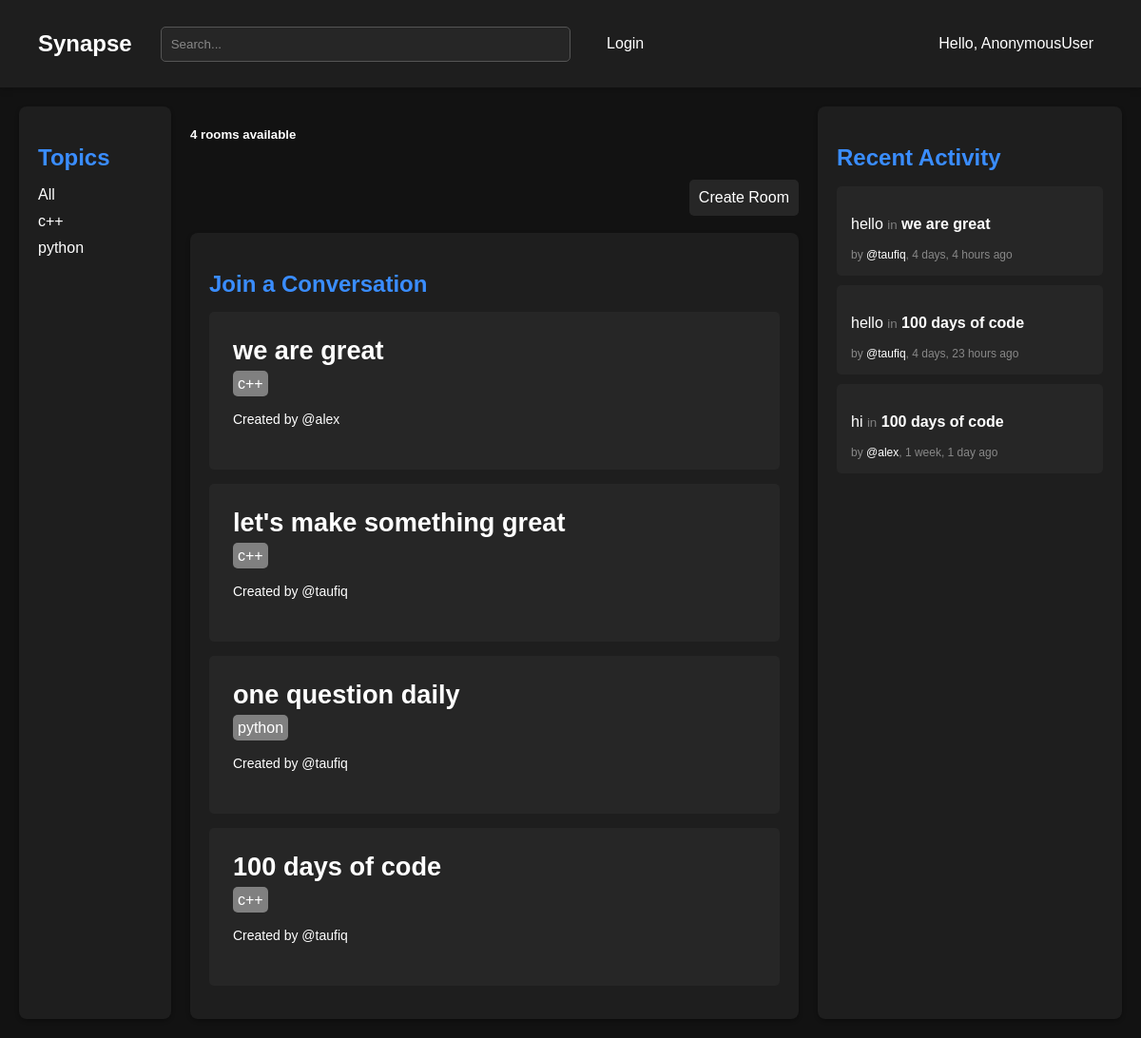
The app's page /, older data.
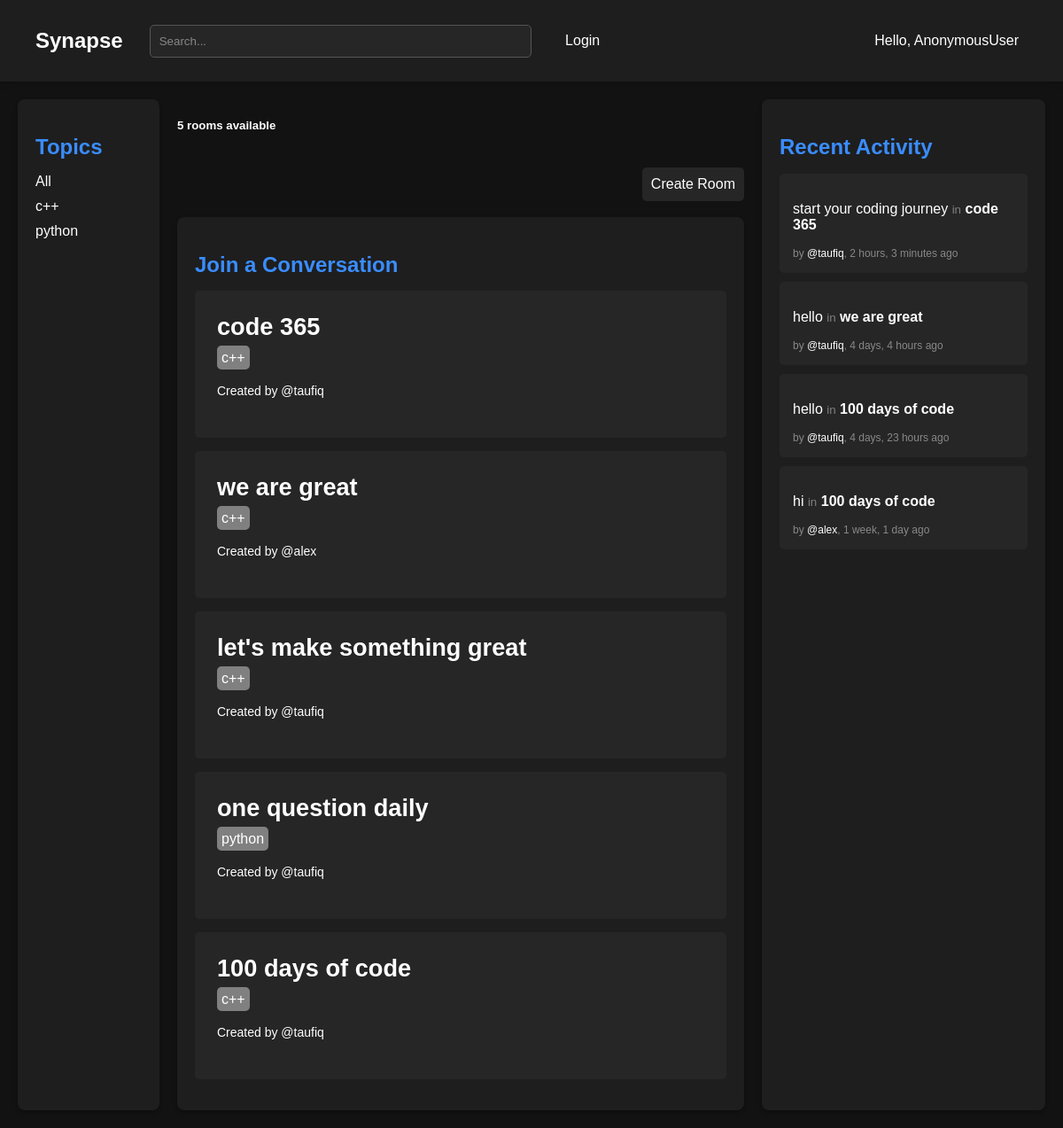
The same page, newer data.
### base/models.py (models this page shows)
class Topic(models.Model):
    name = models.CharField(max_length=200)
    def __str__(self):
        return self.name

class Room(models.Model):
    host = models.ForeignKey(User, on_delete=models.SET_NULL, null=True)
    name = models.CharField(max_length=200)
    participants = models.ManyToManyField(User,related_name='participants')
    description = models.TextField(null=True, blank=True)
    topic = models.ForeignKey(Topic, on_delete=models.SET_NULL, null=True)
    updated = models.DateTimeField(auto_now= True)
    created = models.DateTimeField(auto_now_add= True)
    class Meta:
        ordering = ['-updated', 'created']
    def __str__ (self):
        return self.name

class Message(models.Model):
    user = models.ForeignKey(User, on_delete=models.CASCADE)
    body = models.TextField()
    room = models.ForeignKey(Room, related_name='messages', on_delete=models.CASCADE)
    updated = models.DateTimeField(auto_now= True)
    created = models.DateTimeField(auto_now_add= True)
    class Meta:
        ordering = ['-updated', 'created']
    def __str__ (self):
        return self.body[0:50]

### base/views.py (the view)
# urls.py: 2. Add a URL to urlpatterns:  path('', views.home, name='home')
def home(request):
    q = request.GET.get('q') if request.GET.get('q') != None else ""
    rooms = Room.objects.filter(Q(topic__name__icontains=q) | Q(name__icontains=q) | Q(description__icontains=q))
    topics = Topic.objects.all()
    rooms_count = rooms.count()
    room_messages = Message.objects.filter(Q(room__topic__name__icontains=q))
    return render(request, 'base/home.html', {'rooms' : rooms, 'topics': topics,'rooms_count':rooms_count, 'room_messages': room_messages})

### base/templates/base/home.html
{% extends 'main.html' %}
{% block content %}
<div class="dashboard">
       {% include 'base/topics_component.html' %}
    <div>
        <div>
            <h5>{{rooms_count}} rooms available</h5>
        </div>
        <br/>
        <div class="create-room">
            <div style=" padding: 10px; background-color: #262626; border-radius: 5px;">
                <a href="{% url 'create-room' %}">Create Room</a>
            </div>
        </div>
        <br/>
        {% include 'base/feed_component.html' %}
    </div>
      {% include 'base/activity_component.html' %}
</div>
{% endblock %}

### base/templates/base/topics_component.html
  <div class="column topics">
    <h2>Topics</h2>
    <ul>
      <li  style="margin-bottom: 10px;"><a href="{% url 'home' %}">All</a></li>
      {% for topic in topics %}
      <div>
        <li style="margin-bottom: 10px;"><a href="{% url 'home' %}?q={{topic.name|urlencode }}"
          >{{topic.name}}</a
        ></li>
      </div>
      {% endfor %}
    </ul>
  </div>

### base/templates/base/feed_component.html (shortened to what this page needs)
<div class="column feeds">
  <h2>Join a Conversation</h2>
  {% for room in rooms %}
  <div class="feed-item">
    <div
      style="font-size: 1.7rem; font-weight: 700; padding-bottom: 10px"
      class="room-name"
    >
      <a href="{% url 'room' room.id %}">{{room.name}}</a>
    </div>
    <span style="background-color: gray; padding: 5px; border-radius: 5px;">{{room.topic}}</span>
    <div class="host-name">
      <a href="{% url 'user-profile' room.host.id %}"
        >Created by @{{room.host}}
      </a>
    </div>
  </div>
  {% endfor %}
</div>

### base/templates/base/activity_component.html (shortened to what this page needs)
<div class="column recent-activity">
  <h2>Recent Activity</h2>
  <ul>
    {% for message in room_messages %}
    <li class="activity-item">
      <p>{{message}} <small style="color: gray;">in</small> <strong>{{message.room}}</strong></p>
      <span class="activity-meta"
        >by
        <a href="{% url 'user-profile' message.user.id %}">@{{message.user}}</a
        >, {{message.created|timesince}} ago</span
      >
    </li>
    {% endfor %}
  </ul>
</div>

Row changes from the older to the newer data that the page shows:
added Room: name "code 365", topic "c++", host "taufiq"
added Message: body "start your coding journey", room "code 365", user "taufiq", created "2 hours, 3 minutes"
Text that changed along with them:
{{ rooms_count }}: "4" → "5"
